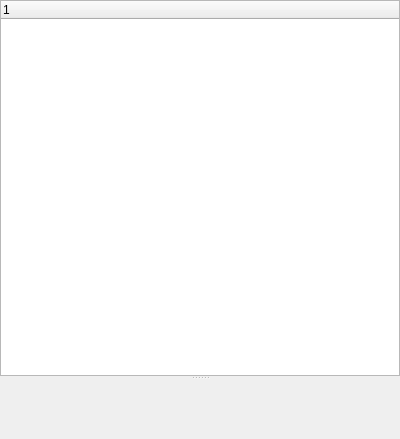
<?xml version="1.0" encoding="UTF-8"?>
<ui version="4.0">
 <class>ContractWidget</class>
 <widget class="QWidget" name="ContractWidget">
  <property name="geometry">
   <rect>
    <x>0</x>
    <y>0</y>
    <width>400</width>
    <height>439</height>
   </rect>
  </property>
  <property name="windowTitle">
   <string>Form</string>
  </property>
  <layout class="QVBoxLayout" name="verticalLayout">
   <property name="spacing">
    <number>0</number>
   </property>
   <property name="leftMargin">
    <number>0</number>
   </property>
   <property name="topMargin">
    <number>0</number>
   </property>
   <property name="rightMargin">
    <number>0</number>
   </property>
   <property name="bottomMargin">
    <number>0</number>
   </property>
   <item>
    <widget class="QSplitter" name="splitter">
     <property name="orientation">
      <enum>Qt::Vertical</enum>
     </property>
     <widget class="QTreeWidget" name="treeWidget">
      <column>
       <property name="text">
        <string notr="true">1</string>
       </property>
      </column>
     </widget>
     <widget class="FunctionWidget" name="functionWidget" native="true"/>
    </widget>
   </item>
  </layout>
 </widget>
 <customwidgets>
  <customwidget>
   <class>FunctionWidget</class>
   <extends>QWidget</extends>
   <header>contractwidget/functionwidget.h</header>
   <container>1</container>
  </customwidget>
 </customwidgets>
 <resources/>
 <connections/>
</ui>
